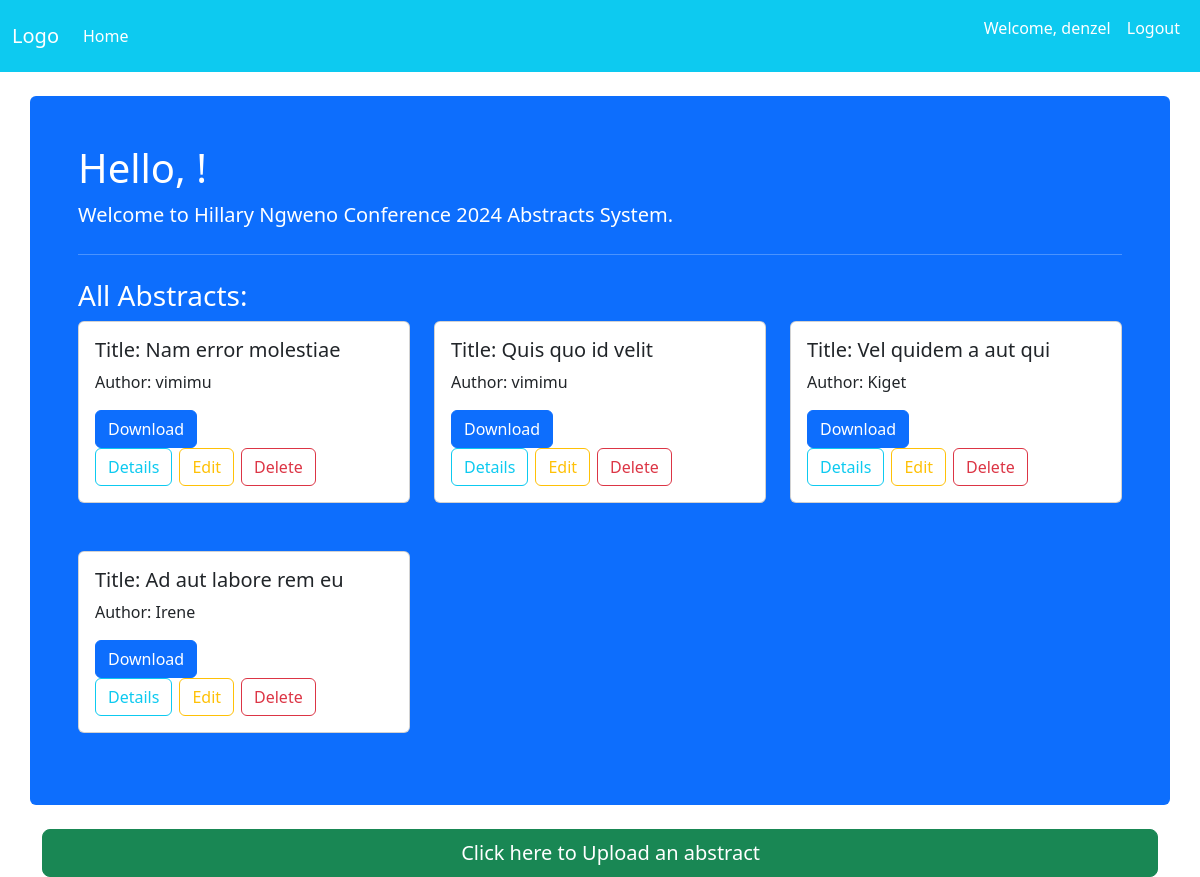
Screenshot of / (signed in) with the database file from the repository.
### accounts/models.py (models this page shows)
class CustomUser(AbstractUser):
    username = models.TextField(max_length=25, unique=True)
    email = models.EmailField(max_length=50, unique=True)
    phone = models.CharField(max_length=14)
    def get_full_name(self):
        return "{} {}".format(self.first_name, self.last_name)
    objects = CustomUserManager()

### abstracts/models.py (models this page shows, shortened)
class Abstract(models.Model):
    title = models.CharField(max_length=254)
    description = models.TextField(max_length=254)
    file = models.FileField(upload_to=abstract_file_path, null=True, blank=True)
    author = models.ForeignKey(CustomUser, on_delete=models.CASCADE)
    created_at = models.DateTimeField(auto_now_add=True)
    updated_at = models.DateTimeField(auto_now=True)

### accounts/views.py (the view)
# urls.py: 2. Add a URL to urlpatterns:  path('', views.home, name='home')
def home(request):
    user = request.user
    if user.is_authenticated and not user.is_anonymous:
        if user.is_superuser:
            abstracts = Abstract.objects.all()
        else:
            abstracts = Abstract.objects.filter(author=user)
    else:
        abstracts = Abstract.objects.none()  # To handle the anonymous user error
    context = {
        'user': user,
        'abstracts': abstracts
        }
    return render(request, "index.html", context)

### templates/index.html (shortened to what this page needs)
{% extends 'common/base.html' %}
{% block content %}
    <div class="container p-5 mt-4 bg-primary text-white rounded">
        <div class="jumbotron">
            {% if user.is_authenticated %}
                <h3 class="display-6">Hello, {{ user.get_full_name }}!</h3>
                <p class="lead">Welcome to Hillary Ngweno Conference 2024 Abstracts System.</p>
                {% if user.is_superuser %}
                    <hr class="my-4">
                    <h3>All Abstracts:</h3>
                    <div class="row row-cols-1 row-cols-md-2 row-cols-lg-3 g-4">
                        {% for abstract in abstracts %}
                            <div class="col mb-4">
                                <div class="card">
                                    <div class="card-body text-dark">
                                        <h5 class="card-title">Title: {{ abstract.title }}</h5>
                                        <p class="card-text">Author: {{ abstract.author }}</p>
                                        <a href="{{ abstract.file.url }}" download class="btn btn-primary">Download</a>
                                        <div class="btn-group" role="group" aria-label="Abstract Actions">
                                            <a href="{% url 'abstracts:details' abstract.id %}" class="btn btn-outline-info me-2 rounded">Details</a>
                                            <a href="{% url 'abstracts:edit' abstract.id %}" class="btn btn-outline-warning me-2 rounded">Edit</a>
                                            <a href="{% url 'abstracts:delete' abstract.id %}" class="btn btn-outline-danger rounded">Delete</a>
                                        </div>
                                    </div>
                                </div>
                            </div>
                        {% endfor %}
                    </div>
                {% endif %}
            {% endif %}
        </div>
    </div>
    <br>
    <div class="container text-center d-grid">
        <a href="{% url 'abstracts:upload' %}" class="btn btn-lg btn-success text-white btn-block hop-button">
            Click here to Upload an abstract
        </a>
    </div>
{% endblock %}

### templates/common/header.html (shortened to what this page needs)
<!DOCTYPE html>
<html lang="en">
<head>
    {% load static %}
    {% load bootstrap5 %}
    {% bootstrap_css %}
    <link rel="stylesheet" href="{% static 'static/custom_styles.css' %}">
</head>
<body>
    <header>
        <nav class="navbar navbar-expand-lg navbar-dark bg-info">
            <div class="container-fluid">
                <a class="navbar-brand" href="/">Logo</a>
                <div class="collapse navbar-collapse" id="navbarNav">
                    <ul class="navbar-nav me-auto">
                        <li class="nav-item">
                            <a class="nav-link text-white" href="/">Home</a>
                        </li>
                    </ul>
                    <ul class="navbar-nav ms-auto">
                        {% if user.is_authenticated %}
                            <li class="nav-item">
                                <p class="nav-link text-white">Welcome, {{ user.username }}</p>
                            </li>
                            <li class="nav-item">
                                <a class="nav-link text-white" href="{% url 'accounts:logout' %}">Logout</a>
                            </li>
                        {% endif %}
                    </ul>
                </div>
            </div>
        </nav>
    </header>
    <div class="container-fluid">
        {% block content %}{% endblock %}
    </div>
</body>
</html>

### static/custom_styles.css (style rules this page uses)
.text-white { color: white !important; }

### templates/index.html (style rules this page uses)
.hop-button { animation: hop 2s infinite; }

### rows the page displays
CustomUser: username "denzel"
Abstract: title "Nam error molestiae", author "vimimu"
Abstract: title "Quis quo id velit", author "vimimu"
Abstract: title "Vel quidem a aut qui", author "Kiget"
Abstract: title "Ad aut labore rem eu", author "Irene"
